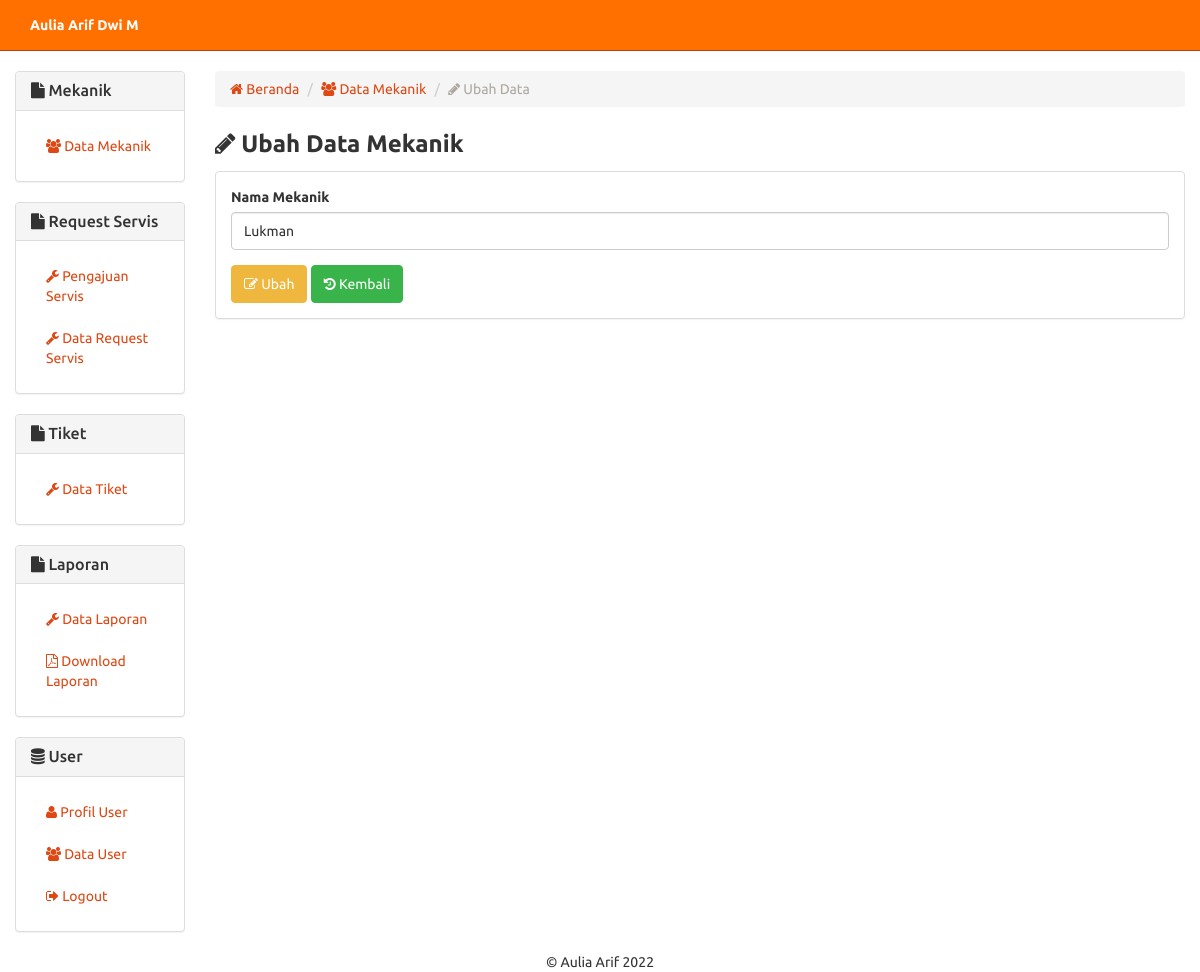
Page /mekanik-ubah.php?id=1 (signed in) on the earlier database version.
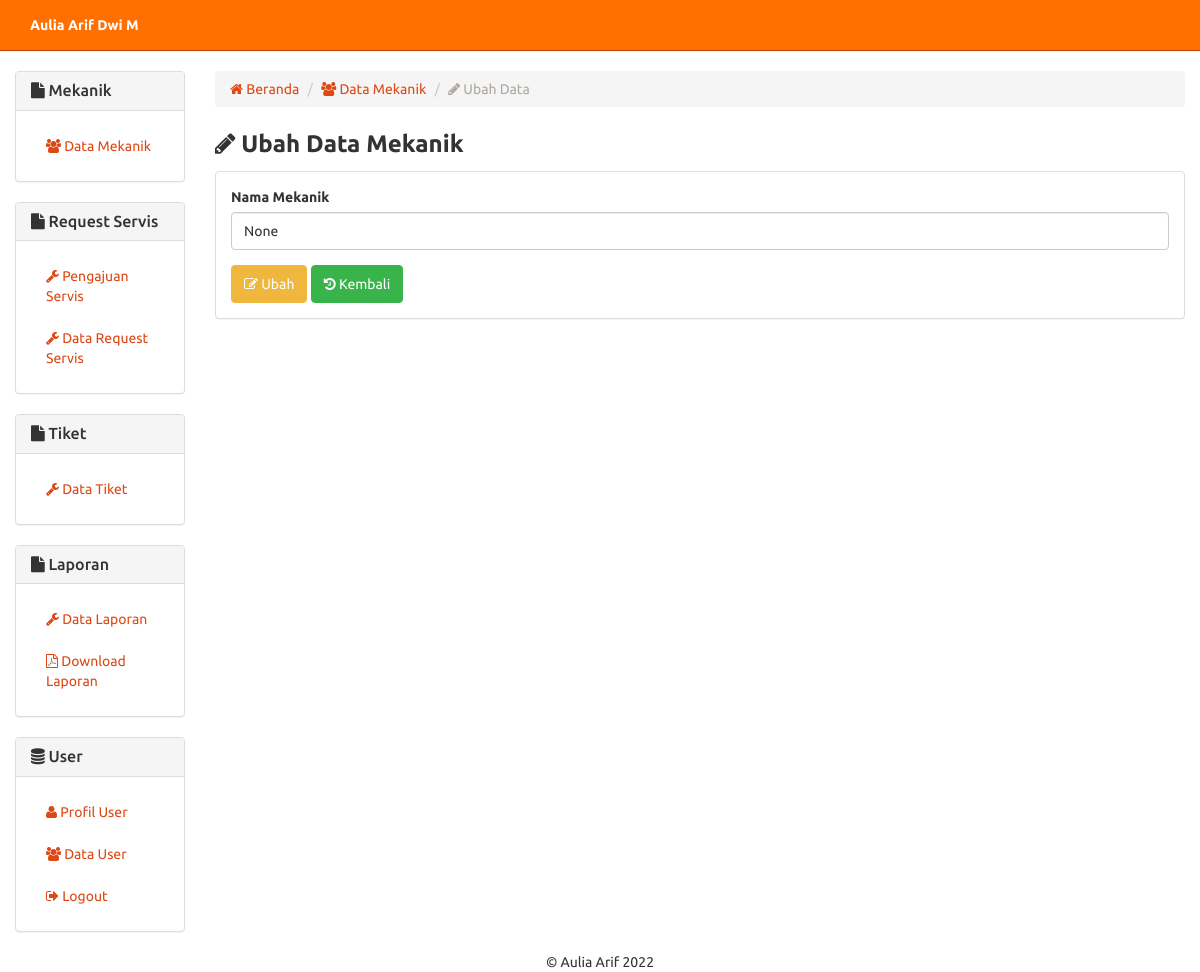
Same page on the later database version.
### tables this page shows
CREATE TABLE `mekanik` (
  `no_mekanik` int(3) UNSIGNED NOT NULL,
  `nama_mekanik` varchar(50) DEFAULT NULL
);

### includes/mekanik.inc.php (called while the page is built, shortened)
<?php
class Mekanik{
  private $conn;
  private $table_name = "mekanik";
  public $id;
  public function __construct($db){
    $this->conn = $db;
  }
	function readOne(){
		$query = "SELECT * FROM " . $this->table_name . " WHERE no_mekanik=? LIMIT 0,1";
		$stmt = $this->conn->prepare( $query );
		$stmt->bindParam(1, $this->id);
		$stmt->execute();
		$row = $stmt->fetch(PDO::FETCH_ASSOC);
		$this->id = $row['no_mekanik'];
		$this->nama_mekanik = $row['nama_mekanik'];
	}
}
?>

### mekanik-ubah.php (the view, shortened to what this page needs)
<?php
include_once 'header.php';
$id = isset($_GET['id']) ? $_GET['id'] : die('ERROR: missing ID.');
include_once 'includes/mekanik.inc.php';
$eks = new Mekanik($db);
$eks->id = $id;
$eks->readOne();
?>
		<div class="row">
		  <div class="col-xs-12 col-sm-12 col-md-2">
			<?php
			include_once 'sidebar.php';
			?>
		  </div>
		  <div class="col-xs-12 col-sm-12 col-md-10">
		  <ol class="breadcrumb">
			  <li><a href="index.php"><span class="fa fa-home"></span> Beranda</a></li>
			  <li><a href="mekanik.php"><span class="fa fa-users"></span> Data Mekanik</a></li>
			  <li class="active"><span class="fa fa-pencil"></span> Ubah Data</li>
			</ol>
		  	<p style="margin-bottom:10px;">
		  		<strong style="font-size:18pt;"><span class="fa fa-pencil"></span> Ubah Data Mekanik</strong>
		  	</p>
		  	<div class="panel panel-default">
		<div class="panel-body">
			    <form method="post">
				  <div class="form-group">
				    <label for="nama_mekanik">Nama Mekanik</label>
				    <input type="text" class="form-control" id="nama_mekanik" name="nama_mekanik" required oninvalid="this.setCustomValidity('Nama mekanik tidak boleh kosong')" oninput="setCustomValidity('')" value="<?php echo $eks->nama_mekanik; ?>">
				  </div>
				  <button type="submit" class="btn btn-warning"><span class="fa fa-edit"></span> Ubah</button>
				  <button type="button" onclick="location.href='mekanik.php'" class="btn btn-success"><span class="fa fa-history"></span> Kembali</button>
				</form>
		  </div></div></div>
		  <div class="col-xs-12 col-sm-12 col-md-2">
		  </div>
		</div>
		<?php
include_once 'footer.php';
?>

Differences in the rows shown:
changed mekanik: nama_mekanik "Lukman" → "None"
